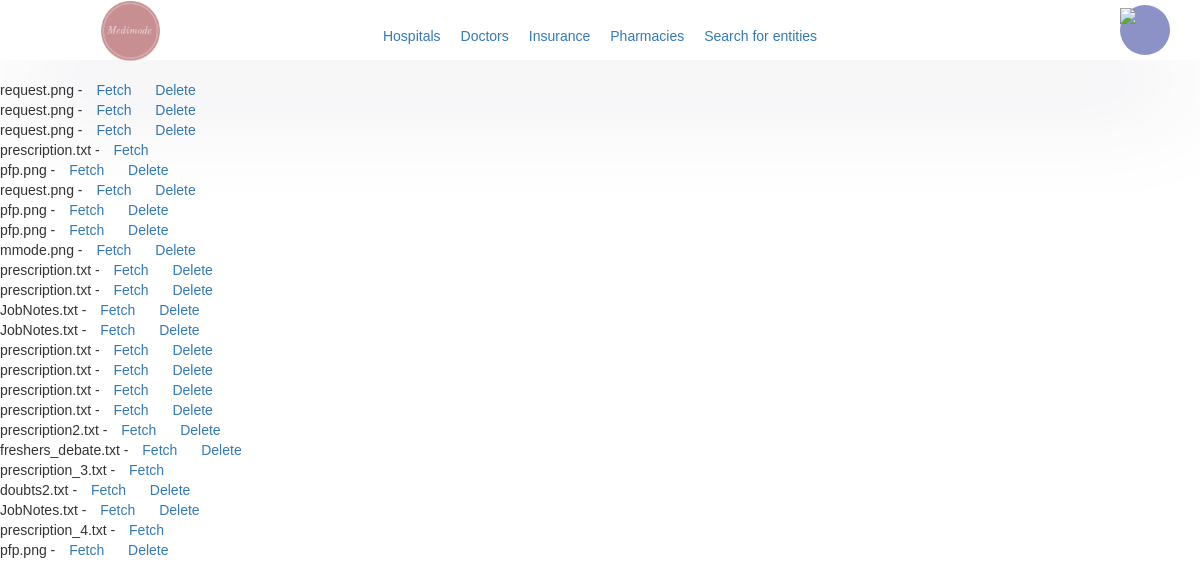
The page /medimode/my_documents (signed in) on the database as committed earlier.
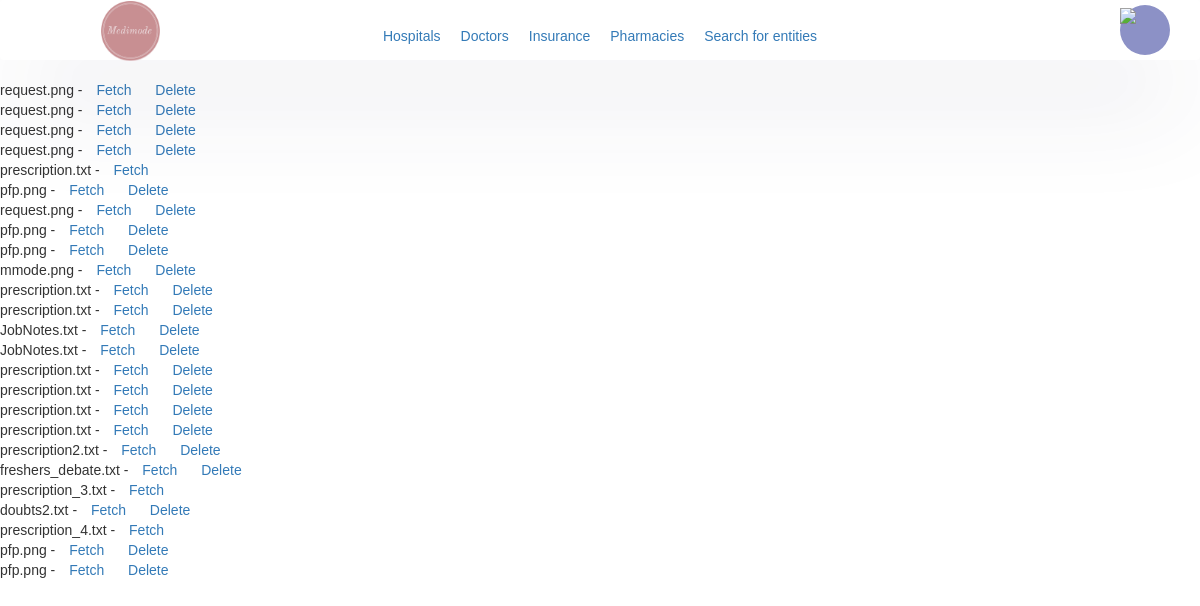
The same page on the database as committed later.
### medimode/models/interaction_models.py (models this page shows, shortened)
class Shareable(Document):
	owner = models.ForeignKey(to=Profile, on_delete=models.CASCADE, related_name='owned_shareables')
	shared_with = models.ManyToManyField(to=Profile, related_name='can_access', blank=True)

### medimode/models/doc_models.py (models this page shows, shortened)
class Document(models.Model):
	doc_file = models.FileField(upload_to='uploads/documents')
	filename = models.CharField(max_length=100)

### medimode/views.py (the view)
# urls.py: path('my_documents', views.MyDocuments.as_view(), name='my_documents'),
class MyDocuments(AuthListView):
	model = Shareable
	def get_queryset(self):
		return Shareable.objects.filter(owner=self.request.user.profile) | Shareable.objects.filter(
			shared_with=self.request.user.profile)

### medimode/views_base.py (called while the page is built)
	def test_func(self):
		return self.request.user.is_staff or self.request.user.profile.approved

### templates/medimode/shareable_list.html (shortened to what this page needs)
{% load static %}
<!DOCTYPE html>
<html lang="en">
<head>
    <link href="{% static 'home.css' %}" rel="stylesheet" />
    <link rel="stylesheet" href="https://maxcdn.bootstrapcdn.com/bootstrap/3.4.1/css/bootstrap.min.css">
</head>
<body>
    {% include 'navbar.html' %}
{% block content %}
    <ul>
        {% for document in object_list %}
            <li>{{ document.filename }} -
                <a href="/medimode/media/verify/{{ document.doc_file.name }}">Fetch</a>
	            {% if document.owner == user.profile %}
                <a href="/medimode/media/delete/{{ document.doc_file.name }}">Delete</a>
              {% endif %}
            </li>
        {% endfor %}
    </ul>
{% endblock %}
</body>
</html>

Rows that differ between the two databases and show on the page:
removed Shareable: filename "JobNotes.txt"
now on one of the page's lists (row unchanged): Shareable: filename "request.png"
now on one of the page's lists (row unchanged): Shareable: filename "pfp.png"
